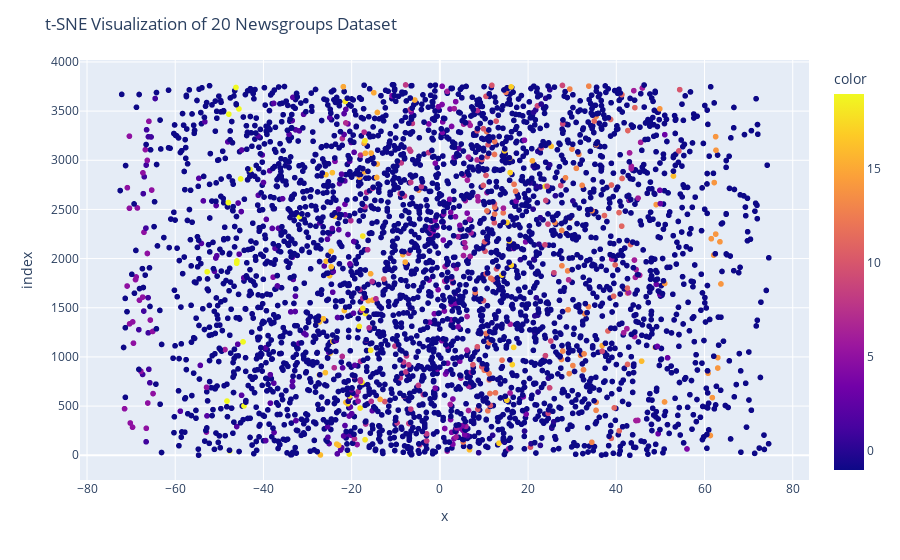

This figure's notebook cell:
### Code cell
# Plot the t-SNE visualization
fig = px.scatter(X_tsne[:, 0], X_tsne[:, 1], color=labels)
fig.update_layout(title = "t-SNE Visualization of 20 Newsgroups Dataset")
fig.show()

### Figure 1 — Plotly figure (JSON) as saved in the notebook; plotly's stock layout.template omitted (floating-point values rounded to 4 significant figures; data arrays with more than 128 entries replaced by an {"elided": "..."} marker saying what was removed)
{"data": [{"hovertemplate": "x=%{x}<br>index=%{y}<br>color=%{marker.color}<extra></extra>", "legendgroup": "", "marker": {"color": {"elided": "3769 int values"}, "coloraxis": "coloraxis", "symbol": "circle"}, "mode": "markers", "name": "", "showlegend": false, "type": "scattergl", "x": {"elided": "3769 float values"}, "xaxis": "x", "y": {"elided": "3769 int values"}, "yaxis": "y"}], "layout": {"coloraxis": {"colorbar": {"title": {"text": "color"}}, "colorscale": [[0, "#0d0887"], [0.1111, "#46039f"], [0.2222, "#7201a8"], [0.3333, "#9c179e"], [0.4444, "#bd3786"], [0.5556, "#d8576b"], [0.6667, "#ed7953"], [0.7778, "#fb9f3a"], [0.8889, "#fdca26"], [1, "#f0f921"]]}, "legend": {"tracegroupgap": 0}, "margin": {"t": 60}, "title": {"text": "t-SNE Visualization of 20 Newsgroups Dataset"}, "xaxis": {"anchor": "y", "domain": [0, 1], "title": {"text": "x"}}, "yaxis": {"anchor": "x", "domain": [0, 1], "title": {"text": "index"}}}}
